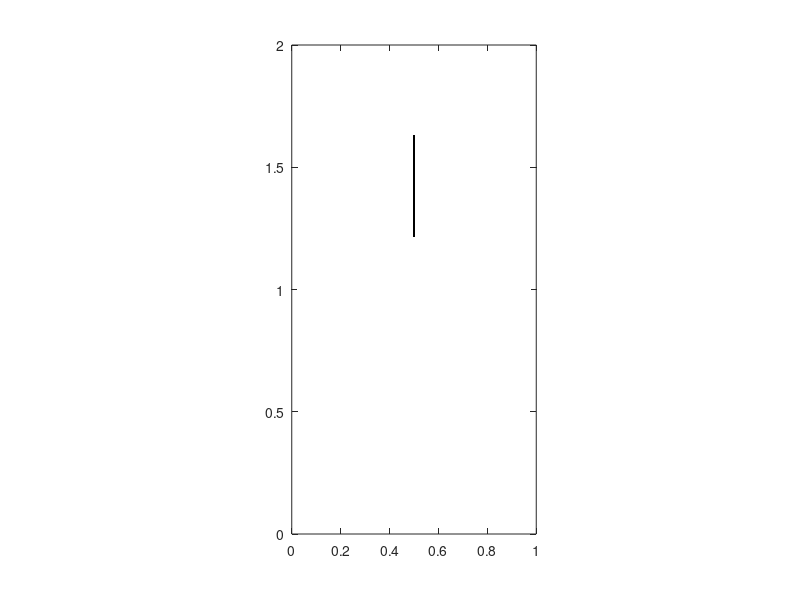

Here is the MATLAB script that generated this plot: (Note: this script raises an error after producing the figure.)
%% Immersed Boundary Method, 2D
% Flexible ribbon filament;

% Some ideas: Ktt should be greater than Kt, for at least an order;
% Bending regidity is important. If zero, huge vibration. Best value not
% find yet.

%% Initialize Parameter
clear
global Lx Ly Nx Ny Ks Kb Kt rho mu dt;
global h ipx ipy imx imy Nb ds kp km;
global a;
movie_or_not = 0; % whether export movie; 1->yes; 0->no.

% Global parameters
Lx = 1; % x size
Ly = 2; % y size
Nx = 64; % x mesh size
Ny = Nx/Lx*Ly; % y mesh size
Ks = 1e6; % stretch coefficient
Kb = 0; % bending rigidity
Kt = 1e6; % between massless and massive filament
% Ktt = 1e8; % target point
rho = 1.0; % fluid density
% M = 1.0; % filament density
mu = 1e-2; % fluid viscosity
% g = 0; % gravity
tmax = 1; % time range
dt = 1e-6; % discretize time
clockmax = ceil(tmax/dt);
alpha0 = 100;

% Mesh
h = Lx/Nx; % grid size
ipx = [(2:Nx),1];
ipy = [(2:Ny),1];
imx = [Nx,(1:(Nx-1))];
imy = [Ny,(1:(Ny-1))];

% parameters specific for this code: filament.
L = 0.4; % length of the filament
Nb = ceil(L/(h/2))+1; 
ds = h/2;
kp = [(2:Nb),1];
km = [Nb,(1:(Nb-1))];
ZX = Lx/2; % fixed point; first point of the filament
ZY = 13*Ly/16; % Y
alpha = -pi/2; % initial tilted angle; -pi/2 -> vertical down

% parameters specific for flow field.
u0 = -1.0; % initial uniform flow field velocity
dvorticity = 2; % delta vorticity, used to plot vorticity field
values= [(-100*dvorticity):dvorticity:(-1*dvorticity), ...
    (1*dvorticity):dvorticity:(100*dvorticity)];

if movie_or_not == 1
    video = VideoWriter('targeted_massless_filament.mp4','MPEG-4');
    video.FrameRate = 30;
    open(video);
end

%% Initialize Boundary and Flow Field
% generate a filament
X = zeros(Nb,2); % Boundary points
X(:,1) = ZX + ds*(0:(Nb-1))*cos(alpha);
X(:,2) = ZY + ds*(0:(Nb-1))*sin(alpha);
% Y = X; % Massive boundary
Z = [ZX ZY]; % Fix the first point;
% V = zeros(Nb,2);
% Coordinates, [0 h 2h ... L-h]
% Matrix index, (1 2 ... N)

% velocity of fluid flow
u=zeros(Nx,Ny,2);
[y,x] = meshgrid(0:h:Ly-h,0:h:Lx-h);
% u(:,:,2) = sin(2*pi*x/(Ly));
u(:,:,2) = u0;

% vorticity: v_x - u_y; contour plot vorticity.
vorticity=(u(ipx,:,2)-u(imx,:,2)-u(:,ipy,1)+u(:,imy,1))/(2*h);
% dvorticity=(max(max(vorticity))-min(min(vorticity)))/5;
% values= (-10*dvorticity):dvorticity:(10*dvorticity);
% valminmax=[min(values),max(values)];

figure('Position', [1 1 round(1000*Lx) round(1000*Ly)])
% set(gcf,'double','on');
% contour(x,y,vorticity,values);
contour(x,y,vorticity)
hold on
plot(X(:,1),X(:,2),'k.');
axis([0,Lx,0,Ly]);
% caxis(valminmax);
axis equal
axis manual
drawnow;
if movie_or_not == 1
    writeVideo(video,getframe(gcf));
end
hold off

%% 4D matrix, fluid solver
a = zeros(Nx,Ny,2,2); a(:,:,1,1) = ones(Nx,Ny); a(:,:,2,2) = ones(Nx,Ny);
for m1=0:(Nx-1)
  for m2=0:(Ny-1)
    if~(((m1==0)||(m1==Nx/2))&&((m2==0)||(m2==Ny/2)))
      t=[2*pi/Nx;2*pi/Ny].*[m1;m2];
      s=sin(t);
      ss=(s*s')/(s'*s);
%     a(m1+1,m2+1,:,:)=a(m1+1,m2+1,:,:)-(s*s')/(s'*s);
      a(m1+1,m2+1,1,1)=a(m1+1,m2+1,1,1)-ss(1,1);
      a(m1+1,m2+1,1,2)=a(m1+1,m2+1,1,2)-ss(1,2);
      a(m1+1,m2+1,2,1)=a(m1+1,m2+1,2,1)-ss(2,1);
      a(m1+1,m2+1,2,2)=a(m1+1,m2+1,2,2)-ss(2,2);
    end
  end
end
for m1=0:(Nx-1)
  for m2=0:(Ny-1)
    t=[pi/Nx;pi/Ny].*[m1;m2];
    s=sin(t);
    a(m1+1,m2+1,:,:)=a(m1+1,m2+1,:,:)...
                    /(1+(dt/2)*(mu/rho)*(4/(h*h))*(s'*s));
  end
end

%% Calculation
for clock=1:clockmax
%   u(:,end-1:end,1) = 0;
%   u(:,end-1:end,2) = u0;
  XX = X + (dt/2)*interp(u,X);
  FF = ForceFilamentMassless(XX,Z);
  ff = spread_Filament(FF,XX);
  ff(:,end-1:end,1) = ff(:,end-1:end,1) + alpha0*(-u(:,end-1:end,1));
  ff(:,end-1:end,2) = ff(:,end-1:end,2) + alpha0*(u0-u(:,end-1:end,2));
  [u,uu] = fluid(u,ff);
  X = X + dt*interp(uu,XX);
  
  % Animation
  if mod(clock,1000)==0
      vorticity=(u(ipx,:,2)-u(imx,:,2)-u(:,ipy,1)+u(:,imy,1))/(2*h);
      disp(max(max(vorticity))-min(min(vorticity)));
      contour(x,y,vorticity,values)
      colormap cool
      hold on
      plot(mod(X(:,1),Lx),mod(X(:,2),Ly),'k.')
      hold on
      plot(ZX, ZY,'ro')
      axis([0,Lx,0,Ly])
%       caxis(valminmax)
      axis equal
      axis manual
      title(['time = ',num2str(clock*dt)])
      drawnow
      hold off
      if movie_or_not == 1
        writeVideo(video,getframe(gcf));
      end
      disp(clock*dt);
      save(['masslessfilament/a',num2str(clock/1000)]);
  end
end
%%
if movie_or_not == 1
    close(video);
end
